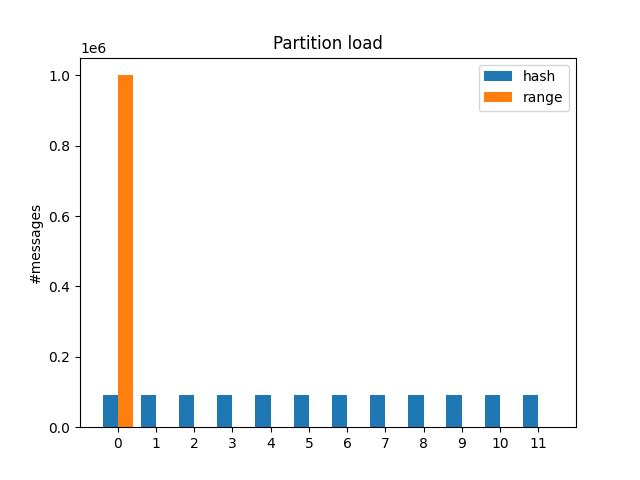

The Python source for this figure:
import matplotlib.pyplot as plt, numpy as np

def load(fname):
    return [int(l.split()[1]) for l in open(fname)]

hash_counts  = load("hash_counts.txt")
range_counts = load("range_counts.txt")

x = np.arange(12)
plt.figure()
plt.bar(x-0.2, hash_counts, 0.4, label="hash")
plt.bar(x+0.2, range_counts, 0.4, label="range")
plt.xticks(x); plt.ylabel("#messages"); plt.legend(); plt.title("Partition load")
plt.show()
